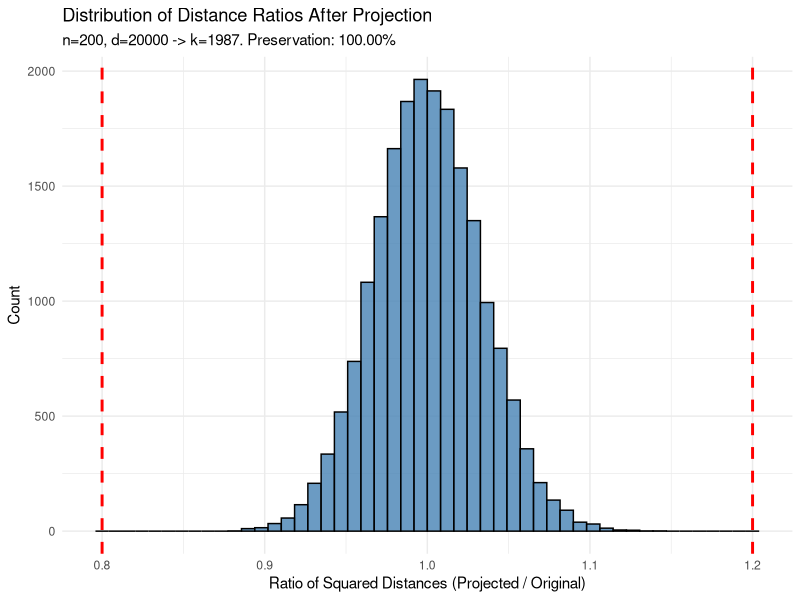

Write R code to recreate this figure. (Note: this script raises an error after producing the figure.)
## ---- chunk 1
library(ggplot2)
library(htmltools)
## ---- chunk 2
run_jl_simulation <- function(n, d, epsilon = 0.2, C = 15, seed = 42) {
  set.seed(seed)
  k <- ceiling(C * log(n) / epsilon^2)
  if (k >= d) {
    stop(sprintf(
      "Simulation stopped. The required dimension k=%d is not less than the original dimension d=%d. \nTry increasing d or n, or increasing epsilon.",
      k, d
    ))
  }
  X_original <- matrix(rnorm(n * d), nrow = n, ncol = d)
  projection_matrix <- matrix(rnorm(k * d), nrow = k, ncol = d)
  X_projected <- (X_original %*% t(projection_matrix)) * (1 / sqrt(k))
  dist_orig_sq <- as.matrix(dist(X_original)^2)
  dist_proj_sq <- as.matrix(dist(X_projected)^2)
  original_dists_vec <- dist_orig_sq[upper.tri(dist_orig_sq)]
  projected_dists_vec <- dist_proj_sq[upper.tri(dist_proj_sq)]
  ratios <- projected_dists_vec[original_dists_vec > 1e-9] / original_dists_vec[original_dists_vec > 1e-9]
  lower_bound <- 1 - epsilon
  upper_bound <- 1 + epsilon
  preservation_pct <- 100 * sum(ratios >= lower_bound & ratios <= upper_bound) / length(ratios)
  plot_data <- data.frame(ratio = ratios)
  jl_plot <- ggplot(plot_data, aes(x = ratio)) +
    geom_histogram(bins = 50, fill = "steelblue", color = "black", alpha = 0.8) +
    geom_vline(xintercept = c(lower_bound, upper_bound), color = "red", linetype = "dashed", linewidth = 1) +
    labs(
      title = "Distribution of Distance Ratios After Projection",
      subtitle = sprintf("n=%d, d=%d -> k=%d. Preservation: %.2f%%", n, d, k, preservation_pct),
      x = "Ratio of Squared Distances (Projected / Original)", y = "Count"
    ) + theme_minimal()
  return(list(
    params = list(n = n, d = d, epsilon = epsilon, C = C),
    k = k,
    preservation_percentage = preservation_pct,
    plot = jl_plot
  ))
}
# Defines the colors
jl_summary_colors <- c(
  params = "#e6f0ff",       
  reduction = "#fffacd",    
  verification = "#f0fff0" 
)

# This is the summary function
summarize_jl_results <- function(jl_results) {
  create_colored_block <- function(full_text, color) {
    sprintf(
      '<div style="background-color: %s; border: 1px solid #ddd; border-radius: 5px; padding: 10px; margin-bottom: 10px;"><pre style="font-size: 1em; margin: 0;">%s</pre></div>',
      color,
      htmltools::htmlEscape(full_text)
    )
  }
  
  # This provides the text content for each block 
  
  # Block 1: Parameters
  params_text <- paste(
    "--- Simulation Parameters ---",
    paste("Number of points (n):", jl_results$params$n),
    paste("Original dimension (d):", jl_results$params$d),
    paste("Error tolerance (epsilon):", jl_results$params$epsilon),
    paste("k-specifying constant (C):", jl_results$params$C),
    sep = "\n"
  )
  
  # Block 2: Reduction
  reduction_text <- paste(
    "--- Dimensionality Reduction ---",
    paste("Required lower dimension (k):", jl_results$k),
    sprintf("Reduction factor: %.2f-fold", jl_results$params$d / jl_results$k),
    sep = "\n"
  )
  
  # Block 3: Verification
  verification_text <- paste(
    "--- Verification of the JL Lemma ---",
    sprintf("Percentage of pairs preserved: %.2f%%", jl_results$preservation_percentage),
    sep = "\n"
  )
  
  # Convert each text block into a colored HTML block
  html_block1 <- create_colored_block(params_text, jl_summary_colors["params"])
  html_block2 <- create_colored_block(reduction_text, jl_summary_colors["reduction"])
  html_block3 <- create_colored_block(verification_text, jl_summary_colors["verification"])
  
  # Combine and print the final html
  final_html <- paste(html_block1, html_block2, html_block3, sep = "\n")
  
  knitr::asis_output(final_html)
}
## ---- chunk 3
jl_results <- run_jl_simulation(n = 200, d = 20000)
summarize_jl_results(jl_results)
## ---- chunk 4
print(jl_results$plot)
## ---- chunk 5
jl_results <- run_jl_simulation(n = 200, d = 20000, epsilon=0.15)
summarize_jl_results(jl_results)
print(jl_results$plot)
## ---- chunk 6
jl_results <- run_jl_simulation(n = 200, d = 20000, C=5)
summarize_jl_results(jl_results)
print(jl_results$plot)
